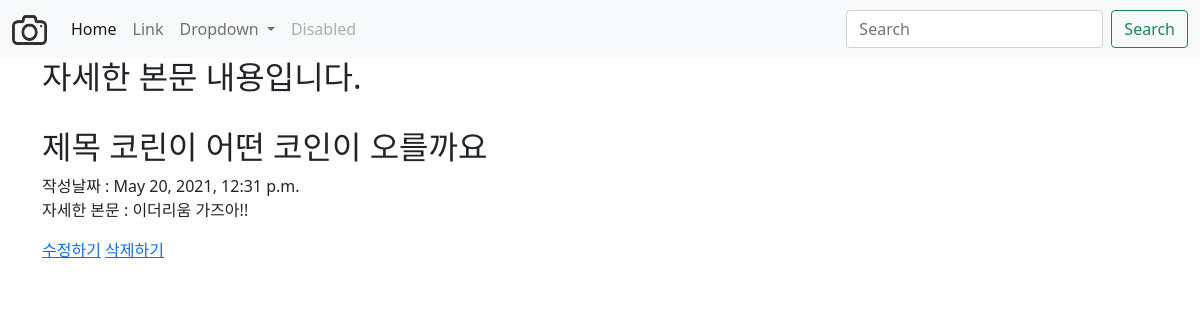
The app's page /blog/4 with its own data.
### blog/models.py (models this page shows, shortened)
class Blog(models.Model):
    title = models.CharField(max_length=200)
    writer = models.CharField(max_length=100)
    pub_date = models.DateTimeField()
    body = models.TextField() # 제한이 없게 해줌

### blog/views.py (the view)
# urls.py: path('<str:id>',detail, name="detail"),
def detail(request, id):
    blog = get_object_or_404(Blog, pk = id)
    return render(request, 'detail.html', {'blog': blog})

### blog/templates/detail.html
{% extends 'base.html' %}
{% block content %}
<h2>자세한 본문 내용입니다.</h2>
<br>
<h2>제목 {{blog.title}}</h2>
작성날짜 : {{blog.pub_date}}
<p>자세한 본문 : {{blog.body}}</p>
<a href="{% url 'edit' blog.id %}">수정하기</a>
<a href="{% url 'delete' blog.id %}">삭제하기</a>
{% endblock %}

### records on screen
Blog: title "코린이 어떤 코인이 오를까요", pub_date "May 20, 2021, 12:31 p.m.", body "이더리움 가즈아!!"
